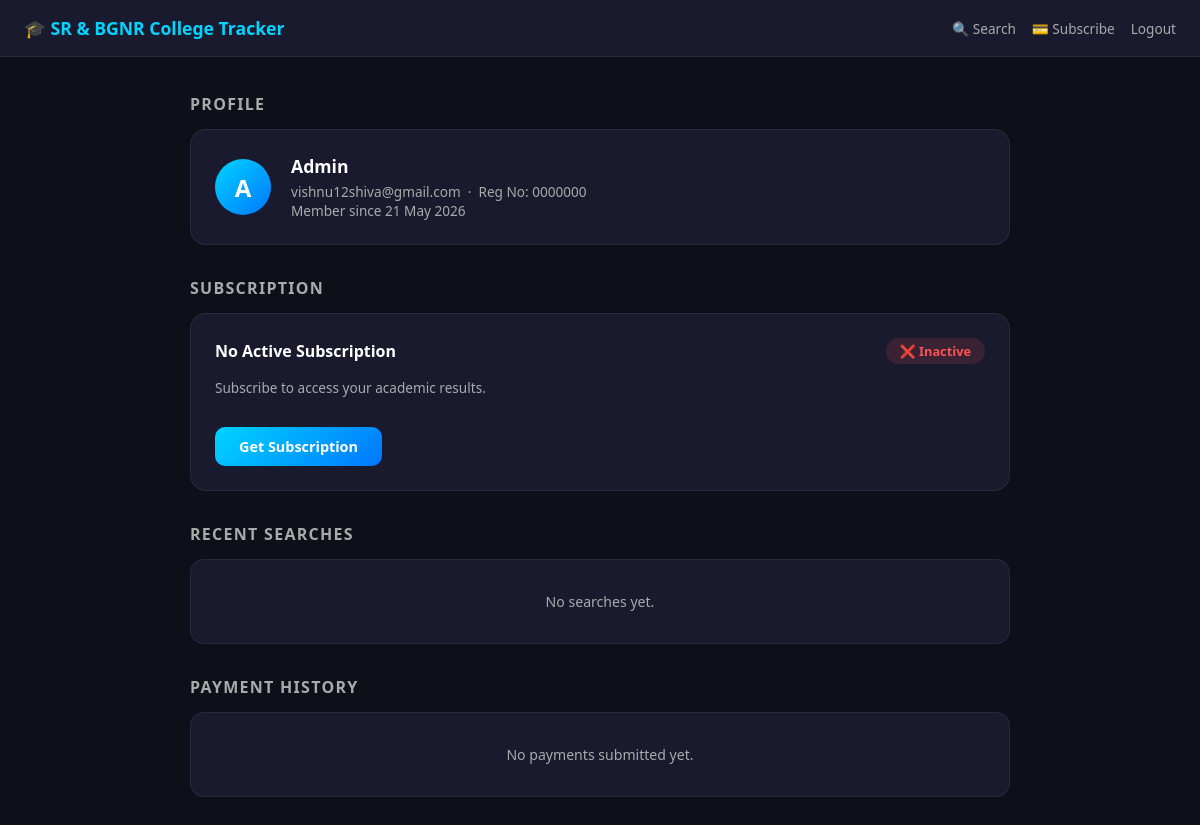
Page /account (signed in) on the committed database.
### models.py (models this page shows)
class User(UserMixin, db.Model):
    id            = db.Column(db.Integer, primary_key=True)
    name          = db.Column(db.String(100), nullable=False)
    email         = db.Column(db.String(120), unique=True, nullable=False)
    password      = db.Column(db.String(200), nullable=False)
    regd_no       = db.Column(db.String(20),  nullable=False)
    is_admin      = db.Column(db.Boolean, default=False)
    created_at    = db.Column(db.DateTime, default=datetime.utcnow)
    subscriptions = db.relationship('Subscription', backref='user', lazy=True)

### app.py (the view)
@app.route('/account')
@login_required
def account():
    sub = get_active_subscription(current_user)
    searches = SearchHistory.query.filter_by(
        user_id=current_user.id
    ).order_by(SearchHistory.searched_at.desc()).limit(20).all()
    payments = Payment.query.filter_by(
        user_id=current_user.id
    ).order_by(Payment.submitted_at.desc()).all()
    return render_template(
        'account.html',
        sub=sub,
        searches=searches,
        payments=payments
    )

### app.py (called while the page is built, shortened)
@login_manager.user_loader
def load_user(user_id):
    return db.session.get(User, int(user_id))

def get_active_subscription(user):
    sub = Subscription.query.filter_by(
        user_id=user.id,
        is_active=True
    ).order_by(Subscription.id.desc()).first()
    if not sub:
        return None

### templates/account.html (shortened to what this page needs)
<!DOCTYPE html>
<html lang="en">
<head>
</head>
<body>
<div class="topbar">
  <div class="topbar-title">🎓 SR & BGNR College Tracker</div>
  <div class="topbar-links">
    <a href="{{ url_for('index') }}">🔍 Search</a>
    <a href="{{ url_for('subscribe') }}">💳 Subscribe</a>
    <a href="{{ url_for('auth.logout') }}">Logout</a>
  </div>
</div>
<div class="container">
  <div class="section">
    <div class="section-title">Profile</div>
    <div class="profile-card">
      <div class="avatar">{{ current_user.name[0].upper() }}</div>
      <div class="profile-info">
        <h3>{{ current_user.name }}</h3>
        <p>{{ current_user.email }} &nbsp;·&nbsp; Reg No: {{ current_user.regd_no }}</p>
        <p>Member since {{ current_user.created_at.strftime('%d %b %Y') }}</p>
      </div>
    </div>
  </div>
  <div class="section">
    <div class="section-title">Subscription</div>
    <div class="sub-card {{ 'sub-active' if sub else '' }}">
      <div class="sub-header">
        <strong style="font-size:1rem;">
          {% if sub %}
            {{ '📅 Monthly Plan' if sub.plan == 'monthly' else '♾️ Lifetime Plan' }}
          {% else %}
            No Active Subscription
          {% endif %}
        </strong>
        <span class="sub-badge {{ 'badge-active' if sub else 'badge-inactive' }}">
          {{ '✅ Active' if sub else '❌ Inactive' }}
        </span>
      </div>
      {% if sub %}
        <div class="sub-details">
          {% if sub.end_date %}
            Expires: <strong>{{ sub.end_date.strftime('%d %b %Y') }}</strong>
          {% else %}
            Access: <strong>Lifetime</strong>
          {% endif %}
          <br>
          Today's searches: <strong>{{ searches_today }} / 5</strong>
        </div>
        <div class="usage-bar-wrap">
          <div class="usage-label">
            <span>Daily Usage</span>
            <span>{{ searches_today }}/5</span>
          </div>
          <div class="usage-bar-bg">
            <div class="usage-bar-fill" id="usageBar"></div>
          </div>
        </div>
      {% else %}
        <p style="color:#aaa; font-size:0.85rem; margin-bottom:14px;">
          Subscribe to access your academic results.
        </p>
        <a href="{{ url_for('subscribe') }}" class="btn-subscribe">Get Subscription</a>
      {% endif %}
    </div>
  </div>
  <div class="section">
    <div class="section-title">Recent Searches</div>
    {% if searches %}
      <table class="data-table">
        <thead>
          <tr><th>#</th><th>Registration No</th><th>Searched At</th></tr>
        </thead>
        <tbody>
          {% for s in searches %}
            <tr>
              <td style="color:#555;">{{ loop.index }}</td>
              <td>{{ s.regd_no }}</td>
              <td>{{ s.searched_at.strftime('%d %b %Y, %I:%M %p') }}</td>
            </tr>
          {% endfor %}
        </tbody>
      </table>
    {% else %}
      <div class="empty-state">No searches yet.</div>
    {% endif %}
  </div>
  <div class="section">
    <div class="section-title">Payment History</div>
    {% if payments %}
      <table class="data-table">
        <thead>
          <tr><th>#</th><th>Plan</th><th>Amount</th><th>UTR</th><th>Status</th><th>Date</th></tr>
        </thead>
        <tbody>
          {% for p in payments %}
            <tr>
              <td style="color:#555;">{{ loop.index }}</td>
              <td>{{ p.plan | capitalize }}</td>
              <td>₹{{ p.amount | int }}</td>
              <td style="font-family:monospace; font-size:0.82rem;">{{ p.utr }}</td>
              <td>
                <span class="status-badge status-{{ p.status }}">
                  {% if p.status == 'pending' %}⏳ Pending
                  {% elif p.status == 'approved' %}✅ Approved
                  {% else %}❌ Rejected{% endif %}
                </span>
              </td>
              <td>{{ p.submitted_at.strftime('%d %b %Y') }}</td>
            </tr>
          {% endfor %}
        </tbody>
      </table>
    {% else %}
      <div class="empty-state">No payments submitted yet.</div>
    {% endif %}
  </div>
</div>
</body>
</html>

### templates/account.html (style rules this page uses)
* { margin: 0; padding: 0; box-sizing: border-box; }
body { font-family: 'Segoe UI', sans-serif; background: #0f0f1a; color: #fff; min-height: 100vh; }
.topbar { background: #1a1a2e; padding: 16px 24px; display: flex; justify-content: space-between; align-items: center; border-bottom: 1px solid #ffffff11; }
.topbar-title { color: #00d4ff; font-weight: bold; font-size: 1.1rem; }
.topbar-links { display: flex; gap: 16px; align-items: center; }
.topbar-links a { color: #aaa; font-size: 0.85rem; text-decoration: none; }
.container { max-width: 860px; margin: 0 auto; padding: 36px 20px; }
.section { margin-bottom: 32px; }
.section-title { font-size: 1rem; font-weight: bold; color: #aaa; text-transform: uppercase; letter-spacing: 0.08em; margin-bottom: 14px; }
.profile-card { background: #1a1a2e; border: 1px solid #ffffff11; border-radius: 16px; padding: 24px; display: flex; align-items: center; gap: 20px; flex-wrap: wrap; }
.avatar { width: 56px; height: 56px; border-radius: 50%; background: linear-gradient(135deg, #00d4ff, #0077ff); display: flex; align-items: center; justify-content: center; font-size: 1.5rem; font-weight: bold; color: #fff; flex-shrink: 0; }
.profile-info h3 { font-size: 1.1rem; margin-bottom: 4px; }
.profile-info p { color: #aaa; font-size: 0.85rem; }
.sub-card { background: #1a1a2e; border: 1px solid #ffffff11; border-radius: 16px; padding: 24px; }
.sub-header { display: flex; justify-content: space-between; align-items: center; flex-wrap: wrap; gap: 10px; margin-bottom: 14px; }
.sub-badge { padding: 4px 14px; border-radius: 20px; font-size: 0.8rem; font-weight: bold; }
.badge-inactive { background: #ff525222; color: #ff5252; }
.btn-subscribe { display: inline-block; margin-top: 16px; padding: 10px 24px; border-radius: 10px; border: none; background: linear-gradient(135deg, #00d4ff, #0077ff); color: #fff; font-size: 0.9rem; font-weight: bold; text-decoration: none; transition: opacity 0.3s; }
.empty-state { text-align: center; padding: 32px; color: #aaa; font-size: 0.88rem; background: #1a1a2e; border-radius: 14px; border: 1px solid #ffffff11; }

### rows in the picture
User: name "A", name "Admin", email "vishnu12shiva@gmail.com", regd_no "0000000", created_at "21 May 2026"

### other values in the picture
{{ '✅ Active' if sub else '❌ Inactive' }} "❌ Inactive"
